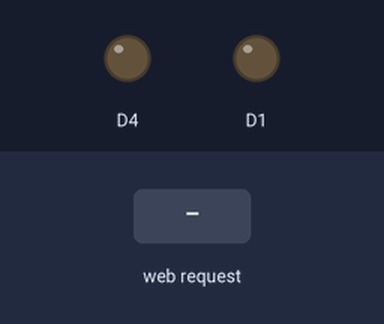
Recording of a sketch running on a simulated ESP8266 (NodeMCU). Shown: output pins drawn as LEDs (lit = HIGH). The test bench sets the inputs (shaded band). WiFi joins after 1.5 s; servers stay silent unless stated; what the sketch prints to the serial monitor is not drawn.

Above: at 2.7 s.
2.8 s: HTTP request GET /?LED=ON received
At 4.9 s:
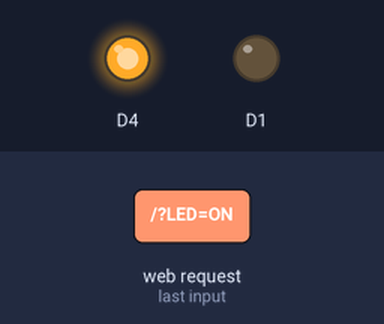
5.3 s: HTTP request GET /?RELE=ON received
At 6.8 s:
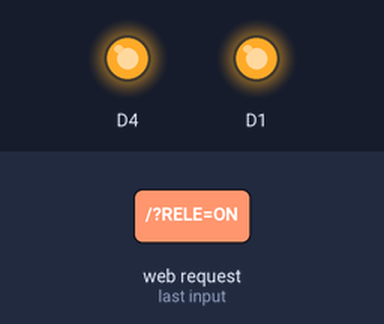
7.8 s: HTTP request GET /?LED=OFF received
At 10.0 s:
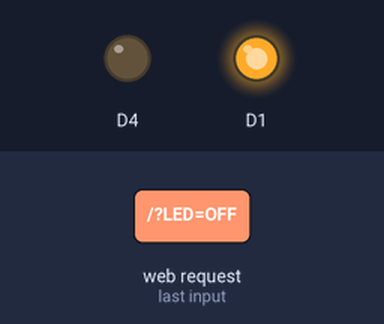
Timing chart, 0 to 11.5 s (numbered marks = the images above; inputs shaded):
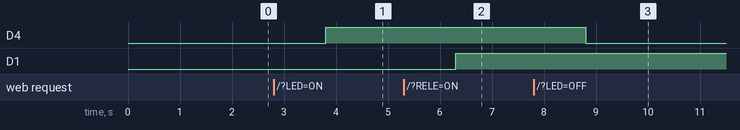

The sketch:

sketch_sep02.ino
```cpp
#include <ESP8266WiFi.h>

const char* ssid = "Linksys";
const char* password = "rodri1985";

//int PIN_RELE = 1;
boolean rele_status = false;

WiFiServer server(80);

void setup() {
  Serial.begin(9600);
  delay(10);

  //Configuración  del GPIO2
  pinMode(2, OUTPUT);
  digitalWrite(2, LOW);

  // RELE
  pinMode(D1, OUTPUT);

  Serial.println();
  Serial.println();
  Serial.print("Conectandose a red : ");
  Serial.println(ssid);

  WiFi.begin(ssid, password); //Conexión a la red

  while (WiFi.status() != WL_CONNECTED) {
    delay(500);
    Serial.print(".");
  }

  Serial.println("");
  Serial.println("WiFi conectado");

  server.begin(); //Iniciamos el servidor
  Serial.println("Servidor Iniciado");


  Serial.println("Ingrese desde un navegador web usando la siguiente IP:");
  Serial.println(WiFi.localIP()); //Obtenemos la IP
}

void loop() {

  WiFiClient client = server.available();
  if (client) { //Si hay un cliente presente
    Serial.println("Nuevo Cliente");

    //esperamos hasta que hayan datos disponibles
    while(!client.available()&&client.connected()) {
      delay(1);
    }

    // Leemos la primera línea de la petición del cliente.
    String linea1 = client.readStringUntil('r');
    Serial.println(linea1);

    if (linea1.indexOf("LED=ON")>0) { //Buscamos un LED=ON en la 1°Linea
      digitalWrite(2, HIGH);
    }
    if (linea1.indexOf("LED=OFF")>0) { //Buscamos un LED=OFF en la 1°Linea
      digitalWrite(2, LOW);
    }

    if (linea1.indexOf("RELE=ON")>0) { //Buscamos un LED=ON en la 1°Linea
      digitalWrite(D1, HIGH);
      rele_status = true;
      //encenderApagarRele(1, true);
    }
    if (linea1.indexOf("RELE=OFF")>0) { //Buscamos un LED=OFF en la 1°Linea
      digitalWrite(D1, LOW);
      rele_status = false;
      //encenderApagarRele(1, false);
    }

    client.flush();

    Serial.println("Enviando respuesta...");
    //Encabesado http
    client.println("HTTP/1.1 200 OK");
    client.println("Content-Type: text/html");
    client.println("Connection: close");// La conexión se cierra después de finalizar de la respuesta
    client.println();
    //Pagina html  para en el navegador
    client.println("<!DOCTYPE HTML>");
    client.println("<html>");
    client.println("<head><title>Smart House</title>");
    client.println("<body>");
    client.println("<h1 align='center'>Test ESP8266</h1>");
    // LED buttons
    client.println("<div style='text-align:center;'>");
    client.println("<br />");
    client.println("<button onClick=location.href='./?LED=ON'>LED ON</button>");
    client.println("<button onClick=location.href='./?LED=OFF'>LED OFF</button>");
    client.println("<br />");
    client.println("</div>");
    // RELE buttons
    client.println("<div style='text-align:center;'>");
    client.println("<br />");
    client.println("<button onClick=location.href='./?RELE=ON'>RELE ON</button>");
    client.println("<button onClick=location.href='./?RELE=OFF'>RELE OFF</button>");
    client.println("<br />");
    client.println("<label>RELE: ");
    client.println(rele_status);
    client.println("</label>");
    client.println("</div>");

    client.println("</body>");
    client.println("</html>");

    delay(1);
    Serial.println("respuesta enviada");
    Serial.println();

  }
}

void encenderApagarRele(int PIN, boolean VALOR) {
  if(VALOR) {
    digitalWrite(PIN, HIGH);
    rele_status=true;
    Serial.println("Se encendió el Relé");
  } else {
    digitalWrite(PIN, LOW);
    rele_status=false;
    Serial.println("Se apagó el Relé");
  }
}
```

Measured:
- after the input at 2.8 s, D4: LOW → HIGH after 1.0 s
- after the input at 5.3 s, D1: LOW → HIGH after 1.0 s
- after the input at 7.8 s, D4: HIGH → LOW after 1.0 s
